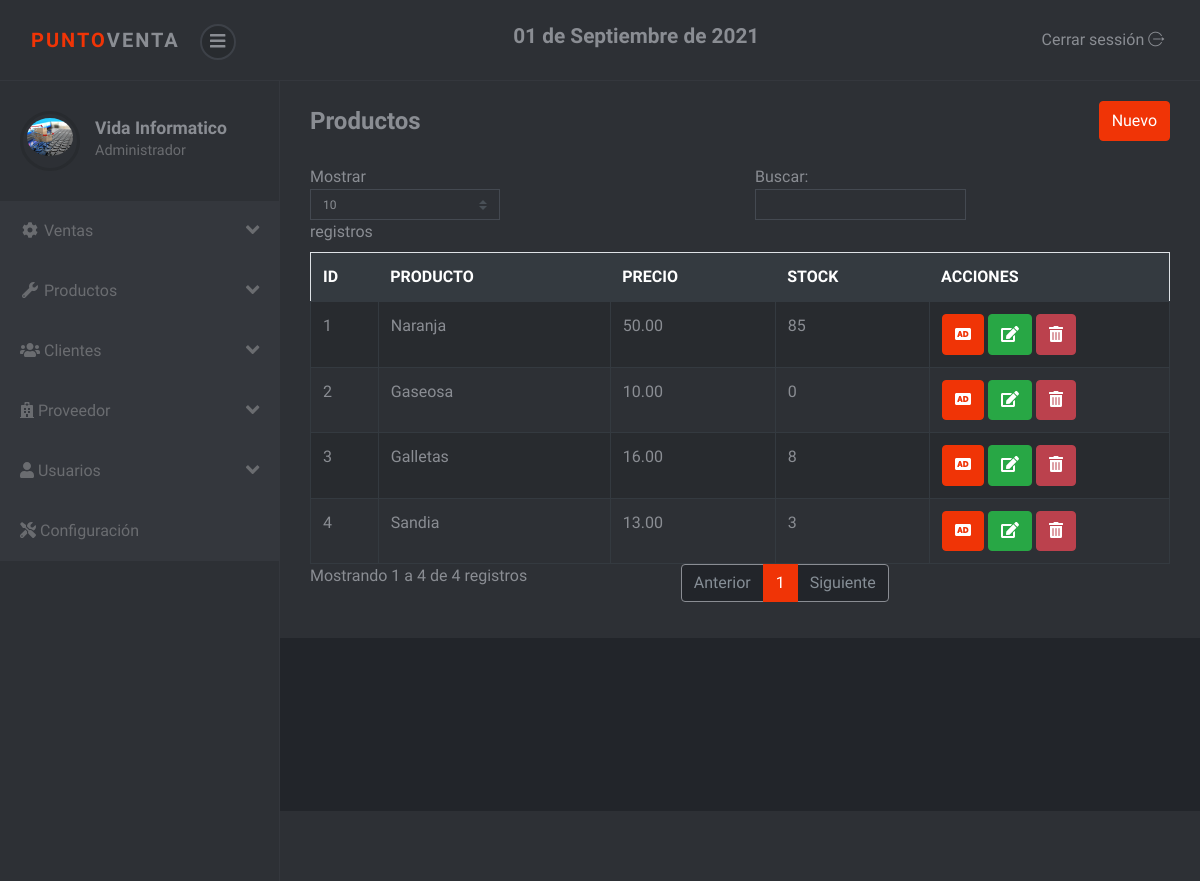
Before: /sistema/lista_productos.php (signed in) with the older database file.
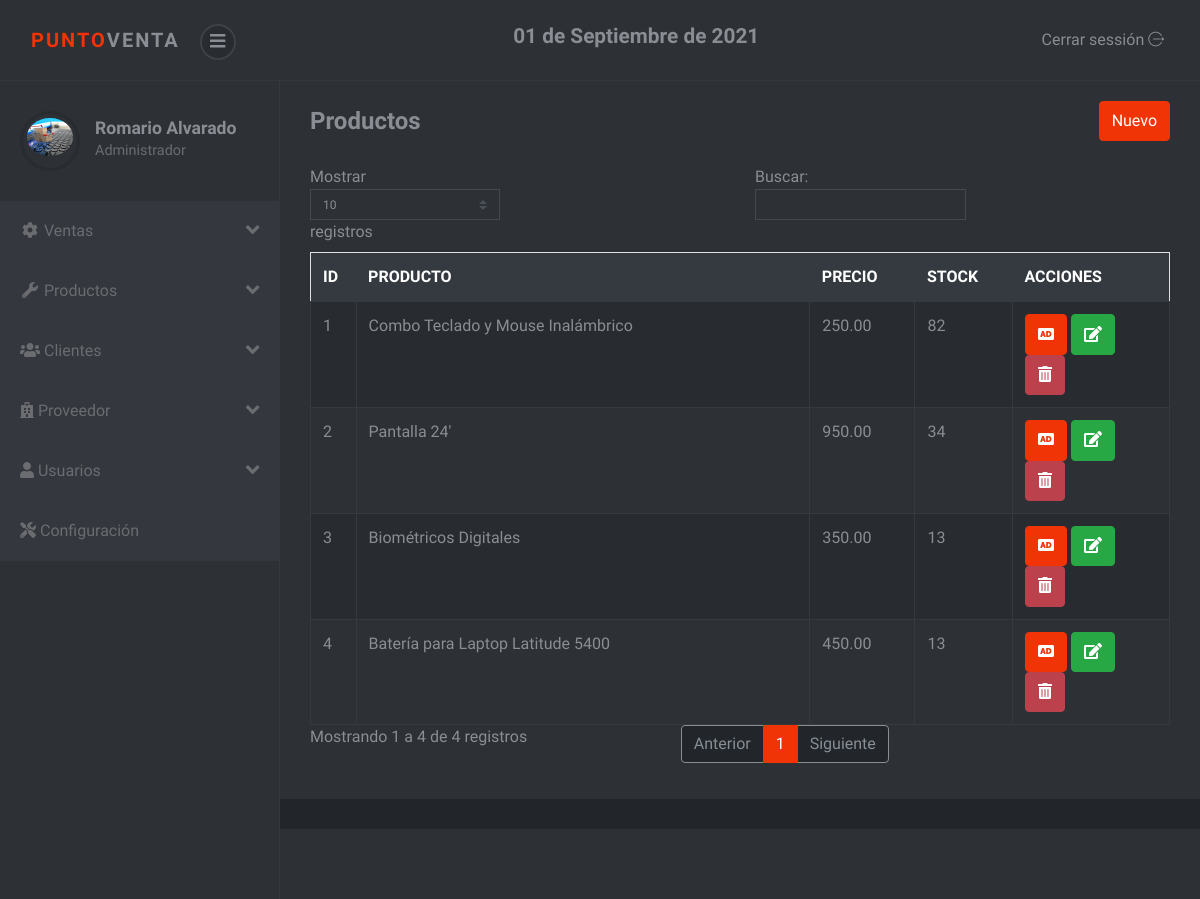
After: the same page with the newer database file.
### tables this page shows
CREATE TABLE `producto` (
  `codproducto` int(11) NOT NULL,
  `codigo` varchar(20) NOT NULL,
  `descripcion` varchar(200) NOT NULL,
  `proveedor` int(11) NOT NULL,
  `precio` decimal(10,2) NOT NULL,
  `existencia` int(11) NOT NULL,
  `usuario_id` int(11) NOT NULL
);

### sistema/lista_productos.php (the view)
<?php include_once "includes/header.php"; ?>
<div class="container-fluid">
	<div class="d-sm-flex align-items-center justify-content-between mb-4">
		<h1 class="h3 mb-0 text-gray-800">Productos</h1>
		<a href="registro_producto.php" class="btn btn-primary">Nuevo</a>
	</div>
	<div class="row">
		<div class="col-lg-12">
			<div class="table-responsive">
				<table class="table table-striped table-bordered" id="table">
					<thead class="thead-dark">
						<tr>
							<th>ID</th>
							<th>PRODUCTO</th>
							<th>PRECIO</th>
							<th>STOCK</th>
							<?php if ($_SESSION['rol'] == 1) { ?>
							<th>ACCIONES</th>
							<?php } ?>
						</tr>
					</thead>
					<tbody>
						<?php
						include "../conexion.php";
						$query = mysqli_query($conexion, "SELECT * FROM producto");
						$result = mysqli_num_rows($query);
						if ($result > 0) {
							while ($data = mysqli_fetch_assoc($query)) { ?>
								<tr>
									<td><?php echo $data['codproducto']; ?></td>
									<td><?php echo $data['descripcion']; ?></td>
									<td><?php echo $data['precio']; ?></td>
									<td><?php echo $data['existencia']; ?></td>
										<?php if ($_SESSION['rol'] == 1) { ?>
									<td>
										<a href="agregar_producto.php?id=<?php echo $data['codproducto']; ?>" class="btn btn-primary"><i class='fas fa-audio-description'></i></a>
										<a href="editar_producto.php?id=<?php echo $data['codproducto']; ?>" class="btn btn-success"><i class='fas fa-edit'></i></a>
										<form action="eliminar_producto.php?id=<?php echo $data['codproducto']; ?>" method="post" class="confirmar d-inline">
											<button class="btn btn-danger" type="submit"><i class='fas fa-trash-alt'></i> </button>
										</form>
									</td>
										<?php } ?>
								</tr>
						<?php }
						} ?>
					</tbody>
				</table>
			</div>
		</div>
	</div>
</div>
<?php include_once "includes/footer.php"; ?>

### sistema/includes/header.php (shortened to what this page needs)
<?php
include "includes/functions.php";
?>
<!DOCTYPE html>
<html>
<head>
	<link rel="stylesheet" href="vendor/bootstrap/css/bootstrap.min.css">
	<link rel="stylesheet" href="css/font.css">
	<link rel="stylesheet" href="css/style.violet.css" id="theme-stylesheet">
	<link rel="stylesheet" href="css/custom.css">
</head>
<body>
	<header class="header">
		<nav class="navbar navbar-expand-lg">
			<div class="container-fluid d-flex align-items-center justify-content-between">
				<div class="navbar-header">
					<a href="index.php" class="navbar-brand">
						<div class="brand-text brand-big visible text-uppercase"><strong class="text-primary">Punto</strong><strong>Venta</strong></div>
					</a>
					<button class="sidebar-toggle"><i class="fas fa-bars"></i></button>
				</div>
				<h4><?php echo fechaPeru(); ?></h4>
				<div class="right-menu list-inline no-margin-bottom">
					<div class="list-inline-item logout"> <a id="logout" href="salir.php" class="nav-link"> <span class="d-none d-sm-inline">Cerrar sessión </span><i class="icon-logout"></i></a></div>
				</div>
			</div>
		</nav>
	</header>
	<div class="d-flex align-items-stretch">
		<nav id="sidebar">
			<div class="sidebar-header d-flex align-items-center">
				<div class="avatar"><img src="img/logo.jpg" alt="..." class="img-fluid rounded-circle"></div>
				<div class="title">
					<h1 class="h5"><?php echo $_SESSION['nombre']; ?></h1>
					<p><?php if ($_SESSION['rol'] == 1) {
							echo "Administrador";
						} else {
							echo "Vendedor";
						} ?></p>
				</div>
			</div>
			<ul class="navbar-nav bg-gradient-primary sidebar sidebar-dark accordion" id="accordionSidebar">
				<li class="nav-item">
					<a class="nav-link collapsed" href="#" data-toggle="collapse" data-target="#collapseTwo" aria-expanded="true" aria-controls="collapseTwo">
						<i class="fas fa-fw fa-cog"></i>
						<span>Ventas</span>
						<i class="fas fa-angle-down fa-lg float-right"></i>
					</a>
				</li>
				<li class="nav-item">
					<a class="nav-link collapsed" href="#" data-toggle="collapse" data-target="#collapseUtilities" aria-expanded="true" aria-controls="collapseUtilities">
						<i class="fas fa-fw fa-wrench"></i>
						<span>Productos</span>
						<i class="fas fa-angle-down fa-lg float-right"></i>
					</a>
				</li>
				<li class="nav-item">
					<a class="nav-link collapsed" href="#" data-toggle="collapse" data-target="#collapseClientes" aria-expanded="true" aria-controls="collapseUtilities">
						<i class="fas fa-users"></i>
						<span>Clientes</span>
						<i class="fas fa-angle-down fa-lg float-right"></i>
					</a>
				</li>
				<li class="nav-item">
					<a class="nav-link collapsed" href="#" data-toggle="collapse" data-target="#collapseProveedor" aria-expanded="true" aria-controls="collapseUtilities">
						<i class="fas fa-hospital"></i>
						<span>Proveedor</span>
						<i class="fas fa-angle-down fa-lg float-right"></i>
					</a>
				</li>
				<?php if ($_SESSION['rol'] == 1) { ?>
					<li class="nav-item">
						<a class="nav-link" href="#" data-toggle="collapse" data-target="#collapseUsuarios" aria-expanded="true">
							<i class="fas fa-user"></i>
							<span>Usuarios</span>
							<i class="fas fa-angle-down fa-lg float-right"></i>
						</a>
					</li>
				<?php } ?>
				<li class="nav-item">
					<a class="nav-link" href="configuracion.php" aria-expanded="true">
						<i class="fas fa-tools"></i>
						<span>Configuración</span>
					</a>
				</li>
			</ul>
		</nav>
		<div class="page-content">
			<div class="page-header">

### sistema/includes/footer.php (shortened to what this page needs)
</div>
<footer class="footer">
  <div class="footer__block block no-margin-bottom">
  </div>
</footer>
</div>
</div>
</body>
</html>

### sistema/css/style.violet.css (style rules this page uses)
body { position: relative; }
a { -webkit-transition: all 0.3s; transition: all 0.3s; display: inline-block; }
.text-uppercase { letter-spacing: 0.1em; }
p { line-height: 1.7; }
button { cursor: pointer; }
i, span, strong { display: inline-block; }
.no-margin-bottom { margin-bottom: 0 !important; }
.block { padding: 20px; background: #2d3035; color: #8a8d93; margin-bottom: 30px; }
.page-content { position: relative; background: #22252a; min-height: 100vh; width: calc(100% - 280px); padding: 0; padding-bottom: 70px; }
.page-header { padding: 20px 15px; background: #2d3035; color: #8a8d93; margin-bottom: 30px; }
.footer { position: absolute; bottom: 0; width: 100%; }
.footer .footer__block { min-height: 70px; }
i[class*='icon-'] { -webkit-transform: translateY(2px); transform: translateY(2px); }
nav.navbar { background: #2d3035; color: #8a8d93; padding-top: 20px; padding-bottom: 20px; border-bottom: 1px solid #34373d; z-index: 10; }
nav.navbar .sidebar-toggle { width: 36px; height: 36px; line-height: 29px; text-align: center; border-radius: 50%; background: #282b2f; color: #8a8d93; font-size: 1.1rem; border: 2px solid #3d4148; outline: none; }
nav.navbar a { color: inherit; }
nav.navbar .brand-text { display: none; font-weight: 700; }
nav.navbar .brand-text.visible { display: block; }
nav.navbar a.nav-link { padding: .5rem .3rem; position: relative; }
nav#sidebar { width: 280px; background: #2d3035; color: #6a6c70; border-right: 1px solid #34373d; }
nav#sidebar a { color: inherit; text-decoration: none; position: relative; }
nav#sidebar a[aria-expanded="true"] { background: #34373d; }
nav#sidebar .sidebar-header { padding: 30px 20px; }
nav#sidebar .sidebar-header h1, nav#sidebar .sidebar-header p { margin-bottom: 0; }
nav#sidebar .sidebar-header h1 { color: #8a8d93; }
nav#sidebar .sidebar-header p { font-size: 0.9rem; }
nav#sidebar .avatar { width: 60px; height: 60px; border-radius: 50%; overflow: hidden; margin-right: 15px; background: none; padding: 4px; border: 3px solid #282b2f; }
nav#sidebar ul { max-height: none; }
nav#sidebar li { position: relative; }
nav#sidebar li a { padding: 18px 20px; display: block; font-weight: 400; }
nav#sidebar li::before { content: ''; width: 2px; height: 100%; background: none; display: block; position: absolute; top: 0; left: 0; z-index: 99; }
button, input[type='submit'] { cursor: pointer; font-family: inherit; font-weight: 300 !important; }
.table { margin-bottom: 0; color: #8a8d93; }
.table td, .table th { border-color: #343a40; }
.table thead th { border: none; }
.table-striped tbody tr { -webkit-transition: all 0.3s; transition: all 0.3s; }
.table-striped tbody tr:nth-of-type(odd) { background-color: #282b2f; }
.table-bordered td, .table-bordered th { border-color: #343a40; }
.navbar { padding: 0.5rem 1rem; }
.navbar-brand { display: inline-block; padding-top: 0.3125rem; padding-bottom: 0.3125rem; margin-right: 1rem; font-size: 1.25rem; }
.btn { font-weight: 400; border: 1px solid transparent; padding: 0.45rem 0.75rem; font-size: 1rem; line-height: 1.5; border-radius: 0.25rem; -webkit-transition: color 0.15s ease-in-out, background-color 0.15s ease-in-out, border-color 0.15s ease-in-out, -webkit-box-shadow 0.15s ease-in-out; transition: color 0.15s ease-in-out, background-color 0.15s ease-in-out, border-color 0.15s ease-in-out, -webkit-box-shadow 0.15s ease-in-out; transition: color 0.15s ease-in-out, background-color 0.15s ease-in-out, border-color 0.15s ease-in-out, box-shadow 0.15s ease-in-out; transition: color 0.15s ease-in-out, background-color 0.15s ease-in-out, border-color 0.15s ease-in-out, box-shadow 0.15s ease-in-out, -webkit-box-shadow 0.15s ease-in-out; }
.btn-primary { color: color-yiq(#f03406); background-color: #f03406; border-color: #f03406; }
.btn-success { color: color-yiq(#28a745); background-color: #28a745; border-color: #28a745; }
.btn-danger { color: color-yiq(#bb414d); background-color: #bb414d; border-color: #bb414d; }
body { font-family: "Muli", sans-serif; font-size: 1rem; font-weight: 400; line-height: 1.5; color: #8a8d93; background-color: #fff; }
a { color: #f03406; text-decoration: none; }
h1, h2, h3, h4, h5, h6, .h1, .h2, .h3, .h4, .h5, .h6 { margin-bottom: 0.5rem; font-family: inherit; font-weight: 700; line-height: 1.2; color: inherit; }
h1, .h1 { font-size: 2.5rem; }
h3, .h3 { font-size: 1.5rem; }
h4, .h4 { font-size: 1.3rem; }
h5, .h5 { font-size: 1.1rem; }
.text-primary { color: #f03406 !important; }
.nav-link { padding: 0.5rem 1rem; }

Changed rows visible on the page:
changed producto id 1: descripcion "Naranja" → "Combo Teclado y Mouse Inalámbrico"; precio "50.00" → "250.00"; existencia "85" → "82"
changed producto id 2: descripcion "Gaseosa" → "Pantalla 24'"; precio "10.00" → "950.00"; existencia "0" → "34"
changed producto id 3: descripcion "Galletas" → "Biométricos Digitales"; precio "16.00" → "350.00"; existencia "8" → "13"
changed producto id 4: descripcion "Sandia" → "Batería para Laptop Latitude 5400"; precio "13.00" → "450.00"; existencia "3" → "13"
Other visible differences:
$_SESSION['nombre']: "Vida Informatico" → "Romario Alvarado"
